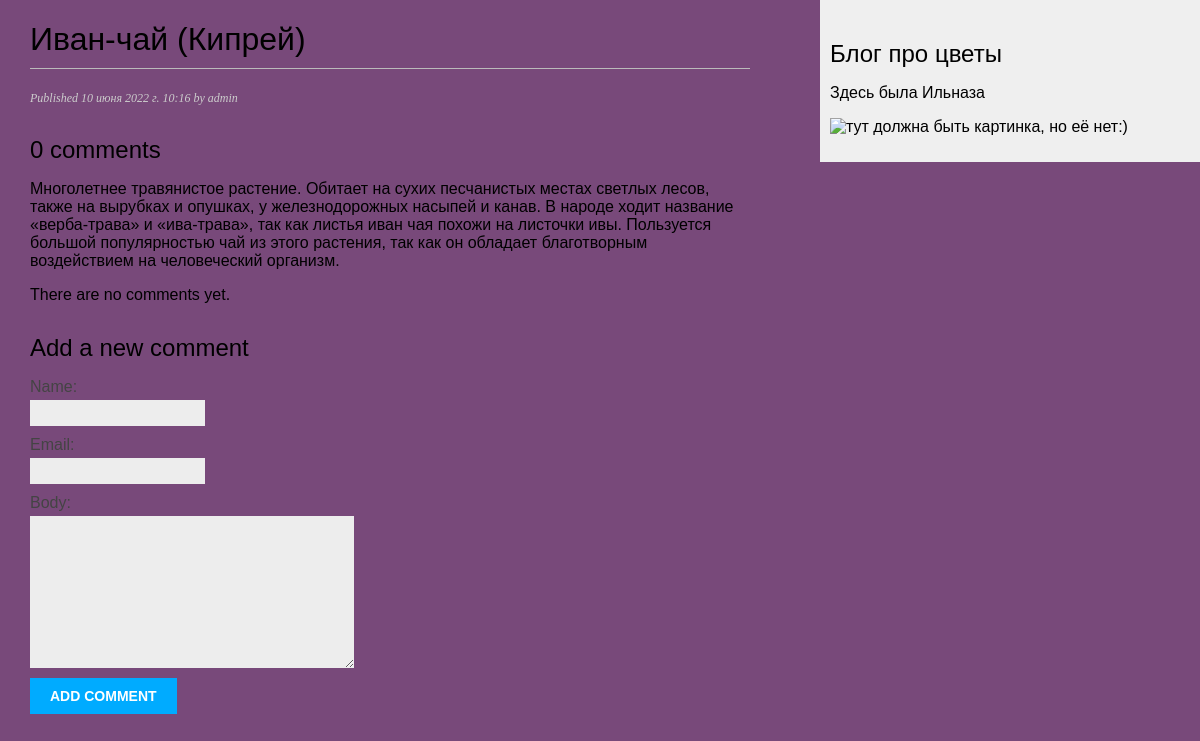
/blog/5/, run on the app's committed database.
### blog/models.py (models this page shows)
class Post(models.Model):
    class Status(models.TextChoices):
        DRAFT = 'DF', 'Draft'
        PUBLISHED = 'PB', 'Published'
    title = models.CharField(max_length=250)
    slug = models.SlugField(max_length=250)
    author = models.ForeignKey(User,
                               on_delete=models.CASCADE,
                               related_name='blog_posts')
    body = models.TextField()
    publish = models.DateTimeField(default=timezone.now)
    created = models.DateTimeField(auto_now_add=True)
    updated = models.DateTimeField(auto_now=True)
    status = models.CharField(max_length=2,
                              choices=Status.choices,
                              default=Status.DRAFT)
    objects = models.Manager() # The default manager.
    published = PublishedManager() # Our custom manager.

### blog/views.py (the view)
# urls.py: path('<int:id>/', views.post_detail, name='post_detail'),
def post_detail(request, id):
    post = get_object_or_404(Post, id=id, status=Post.Status.PUBLISHED)
    comments = post.comments.filter(active=True)
    form = CommentForm()
    return render(request, 'blog/post/detail.html', {'post': post, 'comments': comments,'form': form})

### blog/forms.py
class CommentForm(forms.ModelForm):
    class Meta:
        model = Comment
        fields = ['name', 'email', 'body']

### blog/templates/blog/post/detail.html (shortened to what this page needs)
{% extends "blog/base.html" %}
{% block content %}
  <h1>{{ post.title }}</h1>
  <p class="date">
    Published {{ post.publish }} by {{ post.author }}
  </p>
  {% with comments.count as total_comments %}
	<h2>{{ total_comments }} comment{{ total_comments|pluralize }}</h2>
  {% endwith %}
  {{ post.body|linebreaks }}
{% for comment in comments %}
	<div class="comment">
		<p class="info">
			Comment {{ forloop.counter }} by {{ comment.name }}
			{{ comment.created }}
		</p>
		{{ comment.body|linebreaks }}
	</div>
{% empty %}
 <p>There are no comments yet.</p>
{% endfor %}
<h2>Add a new comment</h2>
	<form action="{% url "blog:post_comment" post.id %}" method="post">
		{{ form.as_p }}
		<p><input type="submit" value="Add comment"></p>
	</form>
{% endblock %}

### blog/static/css/blog.css (style rules this page uses)
body { margin:0; padding:0; font-family:helvetica, sans-serif; background-color: #78497a }
h1 { font-weight:normal; border-bottom:1px solid #bbb; padding:0 0 10px 0; }
h2 { font-weight:normal; margin:30px 0 0; }
p.date { color:#ccc; font-family: georgia, serif; font-size: 12px; font-style: italic; }
label { float:left; clear:both; color:#444; margin-bottom:4px; }
input, textarea { clear:both; float:left; margin:0 0 10px; background:#ededed; border:0; padding:6px 10px; font-size:12px; }
input[type=submit] { font-weight:bold; background:#00abff; color:#fff; padding:10px 20px; font-size:14px; text-transform:uppercase; }

### data on the page
Post: title "Иван-чай (Кипрей)", publish "10 июня 2022 г. 10:16", author "admin", body "Многолетнее травянистое растение. Обитает на сухих песчанистых местах светлых лесов, также на вырубках и опушках, у железнодорожных насыпей и канав. В народе ходит название «верба-трава» и «ива-трава», так как листья иван чая похожи на листочки ивы. Пользуется большой популярностью чай из этого растения, так как он обладает благотворным воздействием на человеческий организм."

### other printed values
{{ total_comments }} "0"
